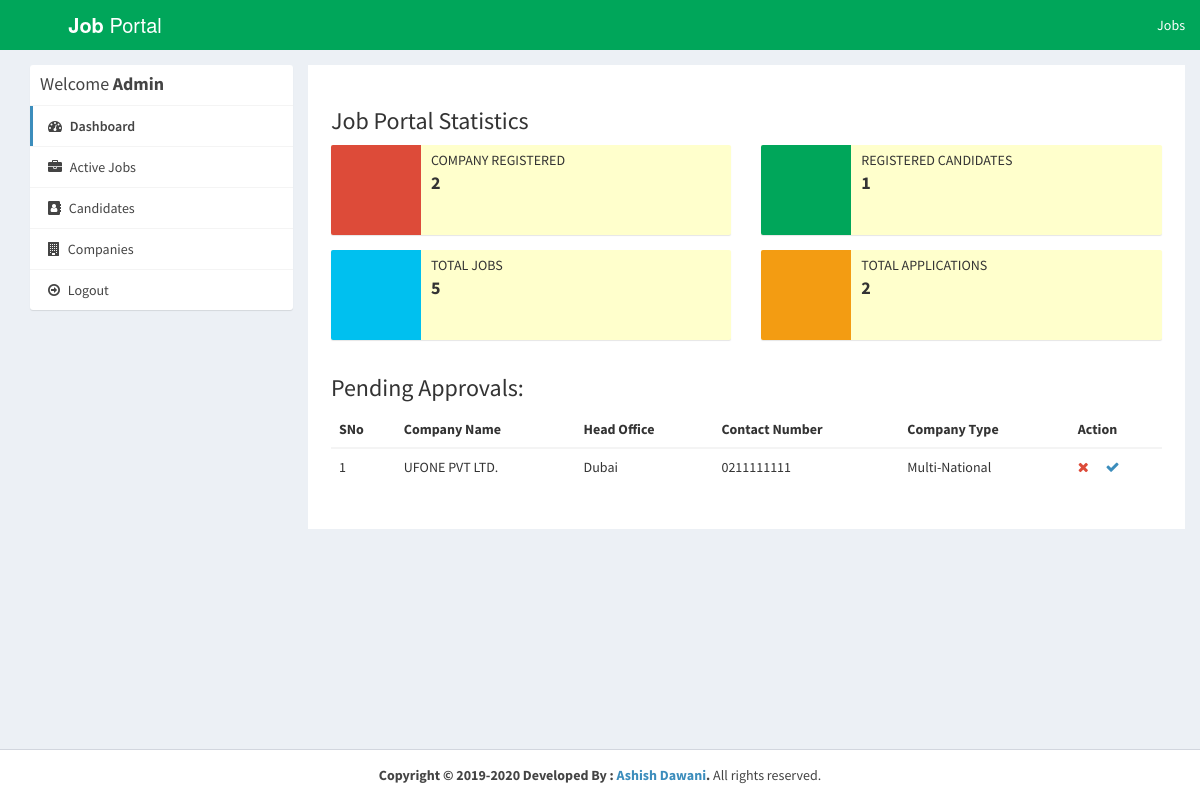
Screenshot of /admin/dashboard.php (signed in) with the database file from the repository.
### tables this page shows
CREATE TABLE IF NOT EXISTS `company` (
  `id_company` int(11) NOT NULL AUTO_INCREMENT,
  `companyname` varchar(255) NOT NULL,
  `headofficecity` varchar(255) NOT NULL,
  `country` varchar(255) NOT NULL,
  `state` varchar(255) NOT NULL,
  `city` varchar(255) NOT NULL,
  `contactno` varchar(255) NOT NULL,
  `website` varchar(255) NOT NULL,
  `companytype` varchar(255) NOT NULL,
  `email` varchar(255) NOT NULL,
  `password` varchar(255) NOT NULL,
  `createdAt` timestamp NOT NULL DEFAULT CURRENT_TIMESTAMP,
  `active` int(11) NOT NULL DEFAULT '2',
  PRIMARY KEY (`id_company`),
  UNIQUE KEY `email` (`email`)
);

### admin/dashboard.php (the view, shortened to what this page needs)
<?php
require_once("../db.php");
?>
<!DOCTYPE html>
<html>
<head>
  <link rel="stylesheet" href="https://cdnjs.cloudflare.com/ajax/libs/twitter-bootstrap/3.3.7/css/bootstrap.min.css">
  <link rel="stylesheet" href="https://cdnjs.cloudflare.com/ajax/libs/font-awesome/4.7.0/css/font-awesome.min.css">
  <link rel="stylesheet" href="https://cdnjs.cloudflare.com/ajax/libs/ionicons/2.0.1/css/ionicons.min.css">
  <link rel="stylesheet" href="../css/AdminLTE.min.css">
  <link rel="stylesheet" href="../css/_all-skins.min.css">
  <link rel="stylesheet" href="../css/custom.css">
</head>
<body class="hold-transition skin-green sidebar-mini">
<div class="wrapper">
  <header class="main-header">
    <a href="index.php" class="logo logo-bg">
      <span class="logo-lg"><b>Job</b> Portal</span>
    </a>
    <nav class="navbar navbar-static-top">
      <div class="navbar-custom-menu">
        <ul class="nav navbar-nav">
          <li>
            <a href="../jobs.php">Jobs</a>
          </li>
        </ul>
      </div>
    </nav>
  </header>
  <div class="content-wrapper" style="margin-left: 0px;">
    <section id="candidates" class="content-header">
      <div class="container">
        <div class="row">
          <div class="col-md-3">
            <div class="box box-solid">
              <div class="box-header with-border">
                <h3 class="box-title">Welcome <b>Admin</b></h3>
              </div>
              <div class="box-body no-padding">
                <ul class="nav nav-pills nav-stacked">
                  <li class="active"><a href="dashboard.php"><i class="fa fa-dashboard"></i> Dashboard</a></li>
                  <li><a href="jobs.php"><i class="fa fa-briefcase"></i> Active Jobs</a></li>
                  <li><a href="user.php"><i class="fa fa-address-book"></i> Candidates</a></li>
                  <li><a href="company.php"><i class="fa fa-building"></i> Companies</a></li>
                  <li><a href="../logout.php"><i class="fa fa-arrow-circle-o-right"></i> Logout</a></li>
                </ul>
              </div>
            </div>
          </div>
          <div class="col-md-9 bg-white padding-2">
            <h3>Job Portal Statistics</h3>
            <div class="row">
              <div class="col-md-6">
                <div class="info-box bg-c-yellow">
                  <span class="info-box-icon bg-red"><i class="ion ion-briefcase"></i></span>
                  <div class="info-box-content">
                    <span class="info-box-text">Company Registered</span>
                    <?php
                      $sql = "SELECT * FROM company WHERE active='1'";
                      $result = $conn->query($sql);
                      if($result->num_rows > 0) {
                          echo '<span class="info-box-number">'.$result->num_rows.'</span>';
                      }
                    ?>
                  </div>
                </div>
              </div>
              <div class="col-md-6">
                <div class="info-box bg-c-yellow">
                  <span class="info-box-icon bg-green"><i class="ion ion-person-stalker"></i></span>
                  <div class="info-box-content">
                    <span class="info-box-text">Registered Candidates</span>
                    <?php
                      $sql = "SELECT * FROM users";
                      $result = $conn->query($sql);
                      if($result->num_rows > 0) {
                          echo '<span class="info-box-number">'.$result->num_rows.'</span>';
                      }
                    ?>
                  </div>
                </div>
              </div>
              <div class="col-md-6">
                <div class="info-box bg-c-yellow">
                  <span class="info-box-icon bg-aqua"><i class="ion ion-person-add"></i></span>
                  <div class="info-box-content">
                    <span class="info-box-text">Total Jobs</span>
                    <?php
                      $sql = "SELECT * FROM job_post";
                      $result = $conn->query($sql);
                      if($result->num_rows > 0) {
                          echo '<span class="info-box-number">'.$result->num_rows.'</span>';
                      }
                    ?>
                  </div>
                </div>
              </div>
              <div class="col-md-6">
                <div class="info-box bg-c-yellow">
                  <span class="info-box-icon bg-yellow"><i class="ion ion-ios-browsers"></i></span>
                  <div class="info-box-content">
                    <span class="info-box-text">Total Applications</span>
                    <?php
                      $sql = "SELECT * FROM apply_job_post";
                      $result = $conn->query($sql);
                      if($result->num_rows > 0) {
                          echo '<span class="info-box-number">'.$result->num_rows.'</span>';
                      }
                    ?>
                  </div>
                </div>
              </div>
              <div class="col-md-12">
              <?php
                $sql = "SELECT * FROM company WHERE active='2'";
                $result = $conn->query($sql);
                if($result->num_rows > 0) {
                  $i = 0; ?>
              <h3>Pending Approvals: </h3>
           <table class="table">
            <thead>
              <th>SNo</th>
              <th>Company Name</th>
              <th>Head Office</th>
              <th>Contact Number</th>
              <th>Company Type</th>
              <th>Action</th>
            </thead>
            <tbody>
                  <?php
                  while($row = $result->fetch_assoc()) {
                    ?>
                      <tr>
                        <td><?php echo ++$i; ?></td>
                        <td><?php echo $row['companyname']; ?></td>
                        <td><?php echo $row['headofficecity']; ?></td>
                        <td><?php echo $row['contactno']; ?></td>
                        <td><?php echo $row['companytype']; ?></td>
                        <td>
                          <a href="reject-company.php?id=<?php echo $row['id_company']; ?>"><i class="fa fa-times text-red"></i>   </a> &nbsp;&nbsp; &nbsp;
                          <a href="approve-company.php?id=<?php echo $row['id_company']; ?>"><i class="fa fa-check"></i></a></td>
                      </tr>
                    <?php
                  }
                }
              ?>
            </tbody>
          </table>
              </div>
            </div>
          </div>
        </div>
      </div>
    </section>
  </div>
   <footer class="main-footer" style="margin-left: 0px;">
    <div class="text-center">
      <strong>Copyright &copy; 2019-2020 Developed By : <a href="#">Ashish Dawani</a>.</strong> All rights
    reserved.
    </div>
  </footer>
</div>
</body>
</html>

### css/custom.css (style rules this page uses)
.logo-bg { background-color: #00A65A !important; }
.padding-2 { padding: 2%; }
.bg-white { background-color: #fff; }
.bg-c-yellow { background-color: #FFC; }

### rows the page displays
company: companyname "UFONE PVT LTD.", headofficecity "Dubai", contactno "0211111111", companytype "Multi-National"

### other values shown
$result->num_rows "2"
$result->num_rows "1"
$result->num_rows "5"
